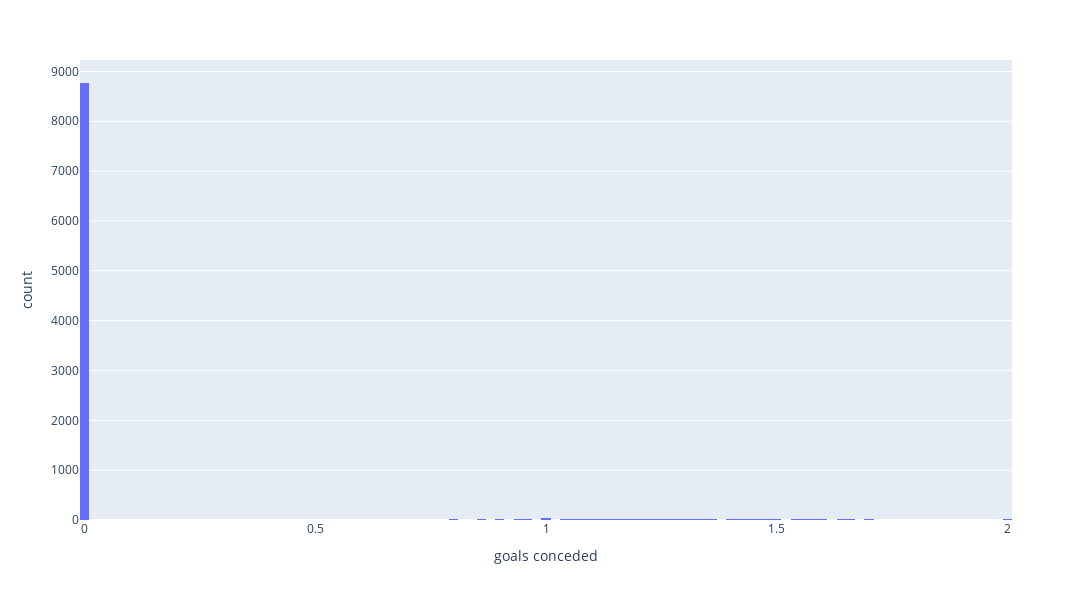

Notebook cell for this chart:
### Code cell
fig = px.histogram(football_df, x='goals conceded')
fig.update_layout(
    width=1400,
    height=600 
)
fig.show()

### Figure 1 — Plotly figure (JSON) as saved in the notebook; plotly's stock layout.template omitted (floating-point values rounded to 4 significant figures; data arrays with more than 128 entries replaced by an {"elided": "..."} marker saying what was removed)
{"data": [{"alignmentgroup": "True", "bingroup": "x", "hovertemplate": "goals conceded=%{x}<br>count=%{y}<extra></extra>", "legendgroup": "", "marker": {"color": "#636efa", "pattern": {"shape": ""}}, "name": "", "offsetgroup": "", "orientation": "v", "showlegend": false, "type": "histogram", "x": {"elided": "9650 float values"}, "xaxis": "x", "yaxis": "y"}], "layout": {"barmode": "relative", "height": 600, "legend": {"tracegroupgap": 0}, "margin": {"t": 60}, "width": 1400, "xaxis": {"anchor": "y", "domain": [0, 1], "title": {"text": "goals conceded"}}, "yaxis": {"anchor": "x", "domain": [0, 1], "title": {"text": "count"}}}}
